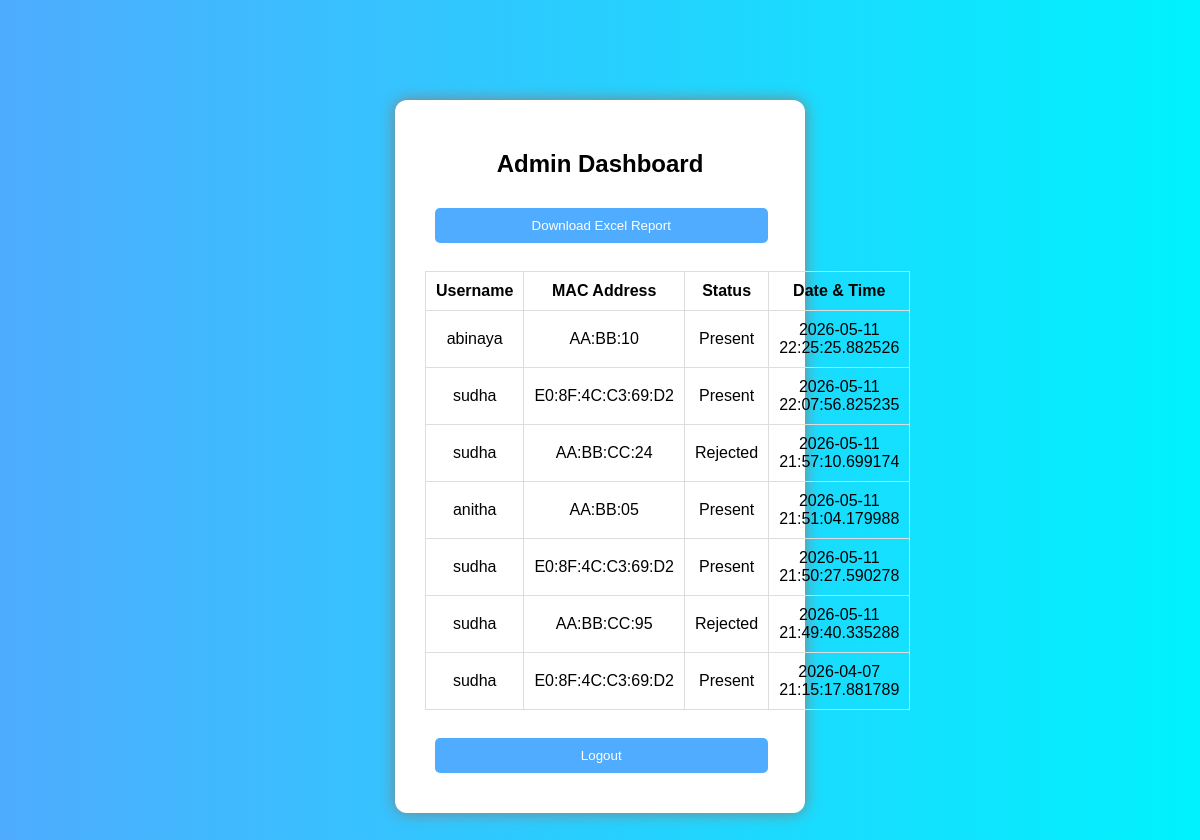
The page /admin on the database its author committed.
### tables this page shows
CREATE TABLE attendance(
    id INTEGER PRIMARY KEY AUTOINCREMENT,
    username TEXT,
    mac TEXT,
    status TEXT,
    date_time TEXT
);

### app.py (the view)
@app.route("/admin")
def admin():
    conn = get_db()
    cur = conn.cursor()
    cur.execute("""
        SELECT username, mac, status, date_time
        FROM attendance
        ORDER BY date_time DESC
    """)
    data = cur.fetchall()
    conn.close()
    return render_template("admin.html", data=data)

### app.py (called while the page is built)
def get_db():
    return sqlite3.connect("database.db")

### templates/admin.html (shortened to what this page needs)
<!DOCTYPE html>
<html>
<head>
    <link rel="stylesheet"
    href="{{ url_for('static', filename='style.css') }}">
</head>
<body>
<div class="container">
    <h2>Admin Dashboard</h2>
    <a href="/download">
        <button>Download Excel Report</button>
    </a>
    <br><br>
    <table>
        <tr>
            <th>Username</th>
            <th>MAC Address</th>
            <th>Status</th>
            <th>Date & Time</th>
        </tr>
        {% for row in data %}
        <tr>
            <td>{{ row[0] }}</td>
            <td>{{ row[1] }}</td>
            <td>{{ row[2] }}</td>
            <td>{{ row[3] }}</td>
        </tr>
        {% endfor %}
    </table>
    <br>
    <a href="/logout">
        <button>Logout</button>
    </a>
</div>
</body>
</html>

### static/style.css (style rules this page uses)
body { font-family: Arial; background: linear-gradient(to right, #4facfe, #00f2fe); text-align: center; }
.container { background: white; padding: 30px; margin: 100px auto; width: 350px; border-radius: 12px; box-shadow: 0 0 15px gray; }
h2 { margin-bottom: 20px; }
button { padding: 10px; margin: 10px; width: 95%; background: #4facfe; color: white; border: none; border-radius: 5px; cursor: pointer; }
table { width: 100%; border-collapse: collapse; }
th, td { padding: 10px; border: 1px solid #ddd; }

### rows shown on the page
attendance: username "abinaya", mac "AA:BB:10", status "Present", date_time "2026-05-11 22:25:25.882526"
attendance: username "sudha", mac "E0:8F:4C:C3:69:D2", status "Present", date_time "2026-05-11 22:07:56.825235"
attendance: username "sudha", mac "AA:BB:CC:24", status "Rejected", date_time "2026-05-11 21:57:10.699174"
attendance: username "anitha", mac "AA:BB:05", status "Present", date_time "2026-05-11 21:51:04.179988"
attendance: username "sudha", mac "E0:8F:4C:C3:69:D2", status "Present", date_time "2026-05-11 21:50:27.590278"
attendance: username "sudha", mac "AA:BB:CC:95", status "Rejected", date_time "2026-05-11 21:49:40.335288"
attendance: username "sudha", mac "E0:8F:4C:C3:69:D2", status "Present", date_time "2026-04-07 21:15:17.881789"
